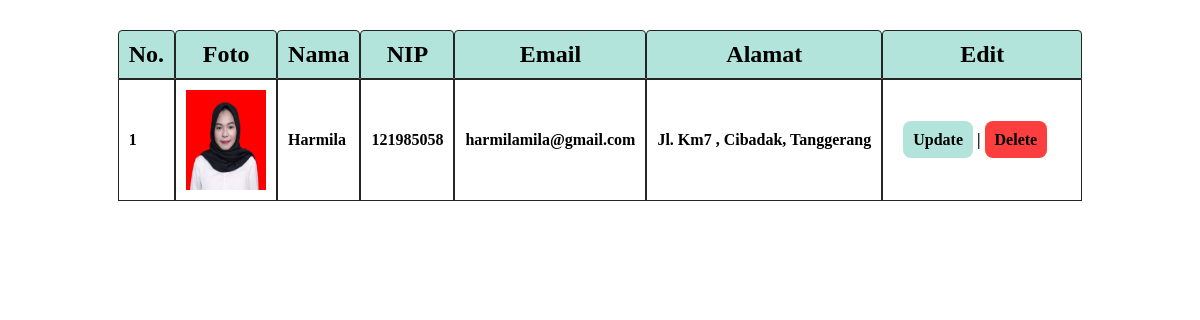
Screenshot of /data.php?keyword=Harmila with the database file from the repository.
### tables this page shows
CREATE TABLE `data_karyawan` (
  `id` int(11) NOT NULL,
  `foto` varchar(200) NOT NULL,
  `nama` varchar(200) NOT NULL,
  `nip` varchar(12) NOT NULL,
  `email` varchar(255) NOT NULL,
  `alamat` text NOT NULL
);

### functions/functions.php (called while the page is built, shortened)
<?php
$conn = mysqli_connect('localhost','root','','Karyawan UAS');
function query($query) {
    global $conn;
    $result = mysqli_query($conn,$query);
    $datas  = [];
    while ($data = mysqli_fetch_assoc($result)) {
        $datas[] = $data ;
    }
    return $datas ;
}
?>

### data.php (the view, shortened to what this page needs)
<?php
require('functions/functions.php');
$keyword = $_GET['keyword'];
$query = "SELECT * FROM data_karyawan WHERE
nama LIKE '%$keyword%' OR
nip LIKE '%$keyword%' OR
email LIKE '%$keyword%' OR
alamat LIKE '%$keyword%'";
$dataperHalaman = 3;
$jumlahData = count(query($query));
$halamanAktif = isset($_GET['halaman']) ? $_GET['halaman'] : 1 ;
$awalanData = ($dataperHalaman * $halamanAktif) - $dataperHalaman;
$data_pekerja = query($query);
?>
<html lang="en">
<head>
    <link rel="stylesheet" href="index.css">
</head>
<body>
    <div class="container">
        <div class="table" >
            <table  cellpadding="10" cellspacing="0"; >
                <tr>
                    <th>No.</th>
                    <th>Foto</th>
                    <th>Nama</th>
                    <th>NIP</th>
                    <th>Email</th>
                    <th>Alamat</th>
                    <th>Edit</th>
                </tr>
                <?php $i = 1 ?>
                <?php foreach($data_pekerja as $datas) :?>
                <tr>
                    <td><?= $i + $awalanData ?></td>
                    <td><img src="images/<?= $datas['foto']; ?>" alt=""></td>
                    <td><?= ucwords($datas['nama']) ; ?></td>
                    <td><?= $datas['nip']; ?></td>
                    <td><?= $datas['email']; ?></td>
                    <td><?= ucwords($datas['alamat']); ?></td>
                    <div class="ubah">
                        <td class="change" >
                            <a href="update/update.php?id=<?= $datas['id']; ?>" class="update" >Update</a> |
                            <a href="delete.php?id=<?= $datas['id']; ?>" class="delete"  onclick="return confirm('Apakah Anda Yakin..??')">Delete</a>
                        </td>
                    </div>
                </tr>
                <?php $i++ ?>
                <?php endforeach; ?>
            </table>
        </div>
    </div>
</body>
</html>

### index.css (style rules this page uses)
*,html { margin: 0; padding: 0; box-sizing: border-box; }
body { background-image: url('https://wallpapercave.com/wp/wp3234818.jpg'); }
.container { max-width: 1200px; margin: 0 auto; }
.table { display: flex; justify-content: center; align-items: center; padding: 10px; margin: 20px; margin-top: 20px ; }
tr th { padding: 10px; font-weight: bold; font-size: 24px; background-color: rgb(179, 228, 220); border: 1.5px solid rgb(37, 37, 37); border-radius: 4px 4px 0 0; -webkit-border-radius: 4px 4px 0 0; -moz-border-radius: 4px 4px 0 0; -ms-border-radius: 4px 4px 0 0; -o-border-radius: 4px 4px 0 0; }
th { margin: 10px; }
tr td { font-size: 16px; padding: 10px; font-weight: bold; border: 1.5px solid rgb(37, 37, 37); }
.ubah { display: flex; }
.change { padding: 20px; width: 200px; }
.update { text-decoration: none; background-color: rgb(179, 228, 220) ; color: black ; padding: 10px; border-radius: 8px; font-weight: bold; font-size: 16px; }
.delete { text-decoration: none; background-color: rgb(253, 62, 62) ; color: black ; padding: 10px; border-radius: 8px; font-weight: bold; font-size: 16px; }
img { width: 80px; height: 100px; }

### rows the page displays
data_karyawan: awalanData "1", foto (picture), nama "Harmila", nip "121985058", email "harmilamila@gmail.com", alamat "Jl. Km7 , Cibadak, Tanggerang"
